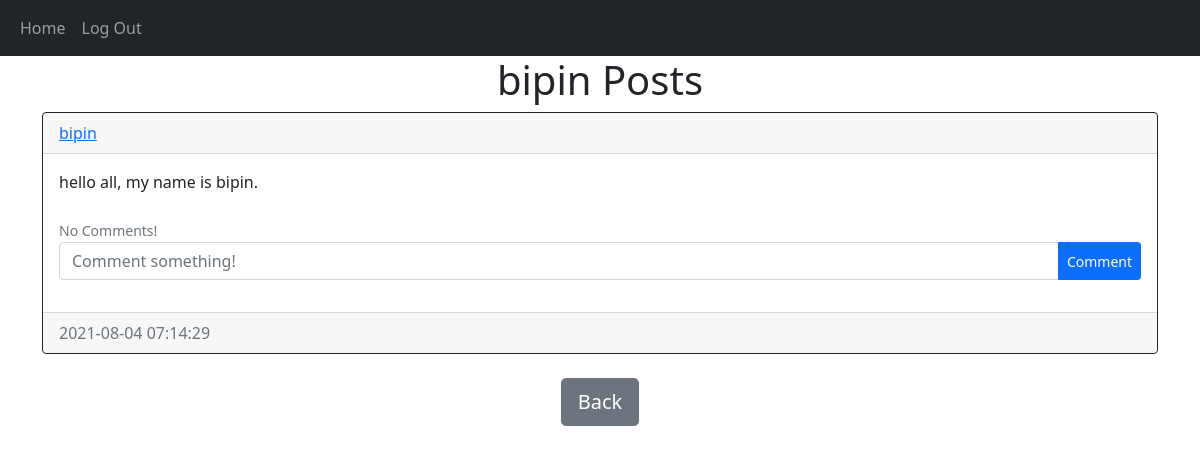
Page /posts/bipin (signed in) on the committed database.
### website/models.py (models this page shows)
class User(db.Model,UserMixin):
    id=db.Column(db.Integer,primary_key=True)
    email=db.Column(db.String(150),unique=True)
    username=db.Column(db.String(150),unique=True)
    password=db.Column(db.String(150))
    data_created=db.Column(db.DateTime(timezone=True),default=func.now())
    post=db.relationship('Post',backref='user',passive_deletes=True)
    comments=db.relationship('Comment',backref='user',passive_deletes=True)

class Post(db.Model):
    id=db.Column(db.Integer,primary_key=True)
    text=db.Column(db.Text,nullable=False)
    date_created=db.Column(db.DateTime(timezone=True),default=func.now())
    author=db.Column(db.Integer,db.ForeignKey('user.id',ondelete="CASCADE"),nullable=False)
    comments=db.relationship('Comment',backref='post',passive_deletes=True)

### website/views.py (the view)
@views.route('/posts/<username>')
@login_required
def view_post(username):
    user=User.query.filter_by(username=username).first()
    if not user:
        flash('User doesn\'t exists!' ,category='error')
        return redirect(url_for('views.home'))
    posts=user.post
    return render_template('posts.html',user=current_user,posts=posts,username=username)

### website/__init__.py (called while the page is built)
def create_app():
    app=Flask(__name__)
    app.config['SECRET_KEY']='hello_world'
    app.config['SQLALCHEMY_DATABASE_URI']=f'sqlite:///{DB_NAME}'
    db.init_app(app)
    from .views import views
    from .auth import auth
    app.register_blueprint(views,url_prefix='/')
    app.register_blueprint(auth,url_prefix='/')
    from .models import User,Post,Comment
    create_database(app)
    login_manager=LoginManager()
    login_manager.login_view="auth.login"
    login_manager.init_app(app)
    @login_manager.user_loader
    def load_user(id):
        return User.query.get(int(id))
    return app

### website/templates/posts.html
{% extends "posts_div.html" %} {% block title %}{{username}} Posts{% endblock %}
{% block header %} {{username}} Posts {% endblock %} {% block footer %}
<div align="center">
  <a href="/home"
    ><button type="button" class="btn btn-lg btn-secondary">Back</button></a
  >
</div>
{%endblock %}

### website/templates/posts_div.html (shortened to what this page needs)
{% extends "base.html" %} {% block title %}{% endblock %} {% block content %}
<h1 align="center">{% block header %} {% endblock %}</h1>
<div id="post">
  {% for post in posts %}
  <div class="card border-dark">
    <div class="card-header d-flex justify-content-between align-item-center">
      <a href="/posts/{{post.user.username}}">{{post.user.username}}</a>
    </div>
    <div class="card-body">
      <div class="card-text">{{post.text}}</div>
      <br />
      {% if post.comments|length >0 %}
      <a data-bs-toggle="collapse" href="#comments-{{post.id}}" role="button"
        ><small>View {{post.comments|length}} Comments</small>
      </a>
      {% else %}
      <small class="text-muted">No Comments!</small>
      {% endif %}
      <br />
      <form
        action="/create_comment/{{post.id}}"
        class="input-group mb-3"
        method="post"
      >
        <input
          type="text"
          name="comment"
          class="form-control"
          placeholder="Comment something!"
        />
        <button type="submit" class="btn btn-primary btn-sm">Comment</button>
      </form>
    </div>
    <div class="card-footer text-muted">{{post.date_created}}</div>
  </div>
  <br />
  {% endfor %}
</div>
{% block footer %}{% endblock %} {% endblock %}

### rows in the picture
User: username "bipin"
Post: user.username "bipin", text "hello all, my name is bipin.", date_created "2021-08-04 07:14:29"
